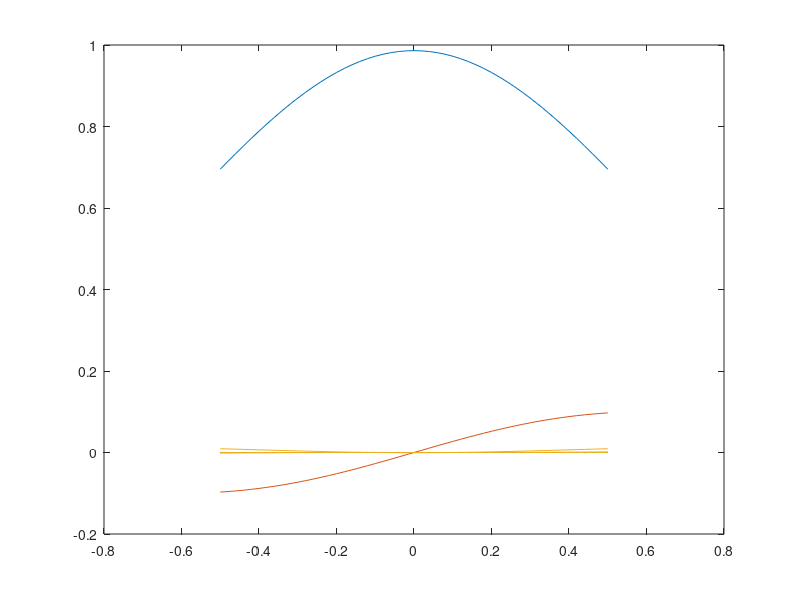
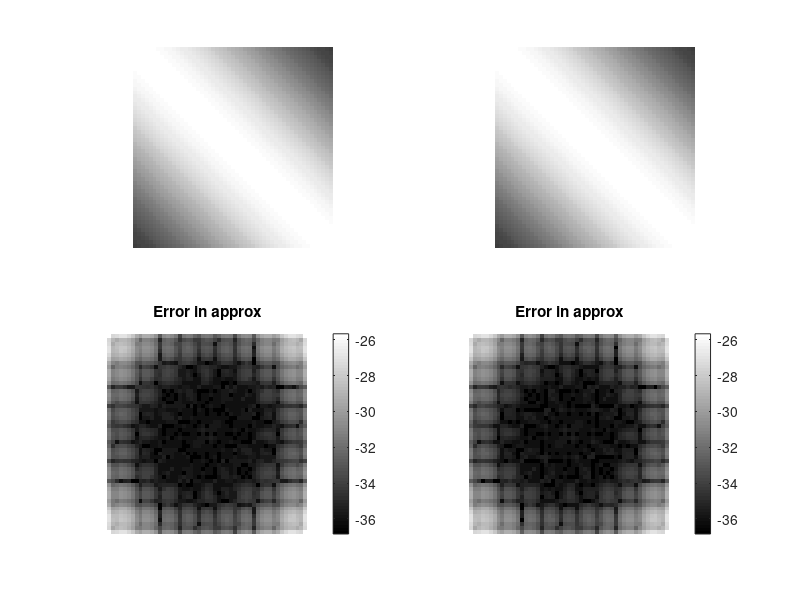

The MATLAB source for these figures, in order:
clear all; clc;

sigma = 0.1;
l = 0.59;

a = 1 / (4 * sigma^2);
b = 1 / (2 * l^2);
c = sqrt(a^2 + 2 * a * b);

epsilon = sqrt(b);
alpha = sqrt(2 * a);
beta = (1 + (2 * epsilon / alpha)^2)^0.25;
delta = sqrt(alpha^2 * (beta^2 - 1) / 2);

M = 10;
N = 51;
Q = zeros(N, M);
Q2 = zeros(N, M);
V = zeros(M, 1);
x = linspace(-0.5, 0.5, N);%4 * (rand(N, 1) - 0.5)';

tic
figure(1);
rho = alpha * exp(-alpha^2 * x.^2) / sqrt(pi);
H = zeros(N, M);
xp = alpha * beta * x;
H(:, 1) = sqrt(beta) .* exp(-delta^2 * x .* x)';%%sqrt(alpha * exp(-alpha^2 * x .* x) / sqrt(pi))' .* 
H(:, 2) = sqrt(1 / 2) * 2 * xp' .* H(:, 1);
for n = 3:M
   H(:, n) = sqrt(1 / (2 * (n - 1))) * 2 * xp' .* H(:, n - 1) - sqrt(1 / (4 * (n - 1) * (n - 2))) * 2 * (n - 2) * H(:, n - 2); 
end

Ht = zeros(N, M);
xp = alpha * beta * x;
f = sqrt(epsilon^2 / (alpha^2 + delta^2 + epsilon^2));
Ht(:, 1) = sqrt(sqrt(alpha^2 / (alpha^2 + delta^2 + epsilon^2))) * sqrt(beta) * exp(-delta^2 * x .* x)';
Ht(:, 2) = f * sqrt(1 / 2) * 2 * xp' .* Ht(:, 1);
for n = 3:M
   Ht(:, n) = f * sqrt(1 / (2 * (n - 1))) * 2 * xp' .* Ht(:, n - 1) - f^2 * sqrt(1 / (4 * (n - 1) * (n - 2))) * 2 * (n - 2) * Ht(:, n - 2); 
end

H3 = zeros(N, M);
xp = alpha * beta * x;
H3(:, 1) = exp(-x .* x / 2.0) / sqrt(sqrt(pi));
H3(:, 2) = 2 * xp' .* H3(:, 1) / sqrt(2);
for n = 3:M
   H3(:, n) = (2 * xp' .* H3(:, n - 1) - 2 * (n - 2) * H3(:, n - 2)) / sqrt((n - 1) * 2); 
end

for n = 1:M
    %%gam = sqrt(beta / (2^(n - 1) * gamma(n)));
    V(n) = sqrt(alpha^2 / (alpha^2 + delta^2 + epsilon^2)) * (epsilon^2 / (alpha^2 + delta^2 + epsilon^2))^(n - 1);

    %%Q2(:, n) = gam * H3(:, n) .* exp(-delta^2 * x .* x)';
    Q2(:, n) = H(:, n);
    %%gam * Ht(:, n) - H(:, n)
    Q(:, n) = H(:, n);
    plot(x, Q(:, n) * V(n));
    hold on;

end
hold off;
toc

T = Q * diag(sqrt(V));

Kt = T * T';
Ktt = Ht * Ht';

%Kt = Q * diag(V) * (Q');

K = zeros(N, N);
for n = 1:N
    for m = 1:N
        K(n, m) = exp(-epsilon^2 * (x(n) - x(m))^2);
    end
end

figure(2);
subplot(2, 2, 1);
imshow(Kt);

subplot(2, 2, 2);
imshow(K);

subplot(2, 2, 3);
imshow(log(abs(K - Ktt) + 1e-16), []);
colorbar();
title('Error in approx');

subplot(2, 2, 4);
imshow(log(abs(K - Kt) + 1e-16), []);
colorbar();
title('Error in approx');

Q3 = Q2 * diag(sqrt(V)) * Q2';
max(max(Q3 * Q3' / 2.0 - Kt));
max(max(Q2 * diag(V) * Q2' - Kt));